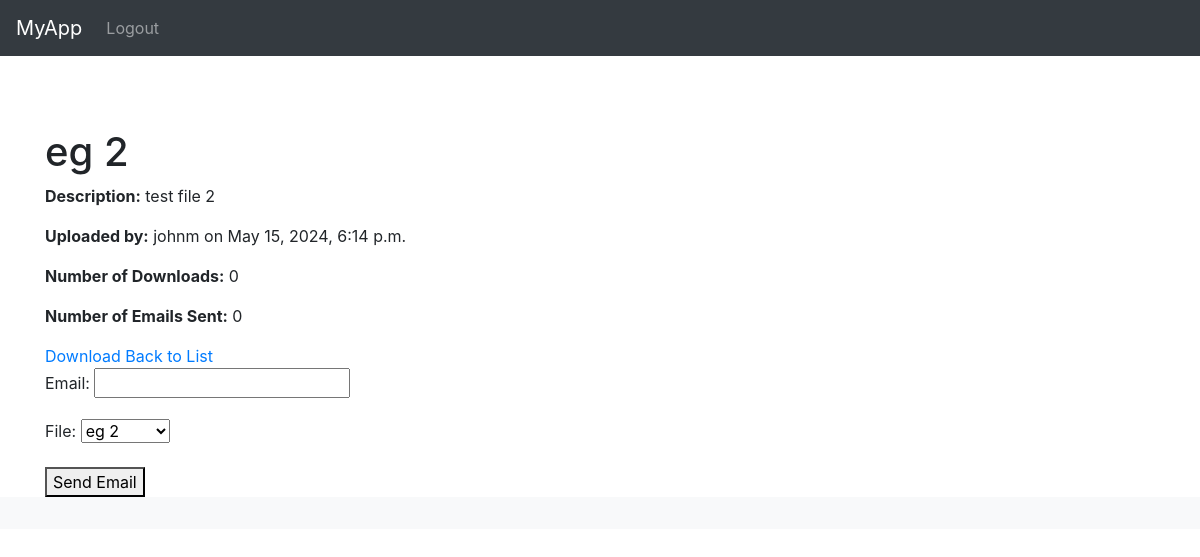
/files/2/ (signed in), run on the app's committed database.
### files/models.py (models this page shows, shortened)
class File(models.Model):
    title = models.CharField(max_length=255)
    description = models.TextField()
    file = models.FileField(upload_to='uploads/')
    upload_date = models.DateTimeField(auto_now_add=True)
    uploaded_by = models.ForeignKey(settings.AUTH_USER_MODEL, on_delete=models.CASCADE)
    def __str__(self):
        return self.title

### accounts/models.py (models this page shows, shortened)
class FileServerUser(AbstractUser):
    is_admin = models.BooleanField(default=False)
    groups = models.ManyToManyField(
        'auth.Group',
        verbose_name='groups',
        blank=True,
        help_text='The groups this user belongs to. A user will get all permissions granted to each of their groups.',
        related_name="fileserveruser_set",
        related_query_name="user",
    )
    user_permissions = models.ManyToManyField(
        'auth.Permission',
        verbose_name='user permissions',
        blank=True,
        help_text='Specific permissions for this user.',
        related_name="fileserveruser_set",
        related_query_name="user",
    )

### files/views.py (the view)
# urls.py: path('<int:pk>/', FileDetailView.as_view(), name='file_details'),
class FileDetailView(DetailView):
    model = File
    template_name = 'files/file_details.html'
    context_object_name = 'file'
    def get_queryset(self):
        return File.objects.all().annotate(
            total_downloads=Count('download'),
            total_emails=Count('emailsent')
        )
    def get_object(self, queryset=None):
        if queryset is None:
            queryset = self.get_queryset()
        return super().get_object(queryset=queryset)
    def get_context_data(self, **kwargs):
        context = super().get_context_data(**kwargs)
        file_instance = self.get_object()
        context['download_count'] = file_instance.total_downloads
        context['email_count'] = file_instance.total_emails
        context['email_form'] = EmailForm(file_instance=file_instance)  # Pass file_instance here
        return context

### files/forms.py
class EmailForm(forms.Form):
    email = forms.EmailField()
    file = forms.ModelChoiceField(queryset=File.objects.none())
    def __init__(self, *args, **kwargs):
        file_instance = kwargs.pop('file_instance', None)
        super(EmailForm, self).__init__(*args, **kwargs)
        if file_instance:
            self.fields['file'].queryset = File.objects.filter(pk=file_instance.pk)
            self.fields['file'].initial = file_instance

### files/templates/files/file_details.html (shortened to what this page needs)
{% extends "base.html" %}
{% block content %}
<h1>{{ file.title }}</h1>
<p><strong>Description:</strong> {{ file.description }}</p>
<p><strong>Uploaded by:</strong> {{ file.uploaded_by.username }} on {{ file.upload_date }}</p>
{% if  user.is_admin %}
<p><strong>Number of Downloads:</strong> {{ download_count }}  </p>
<p><strong>Number of Emails Sent:</strong> {{ email_count }}</p>
{% endif %}
<a href="{% url 'files:download' file.id %}">Download</a>
<a href="{% url 'files:files' %}">Back to List</a>
<form method="post" action="{% url 'files:send_email' file.id %}">
    {{ email_form.as_p }}
    <button type="submit">Send Email</button>
</form>
{% endblock %}

### data on the page
File: title "eg 2", description "test file 2", uploaded_by.username "johnm", upload_date "May 15, 2024, 6:14 p.m."

### other printed values
{{ download_count }} "0"
{{ email_count }} "0"
